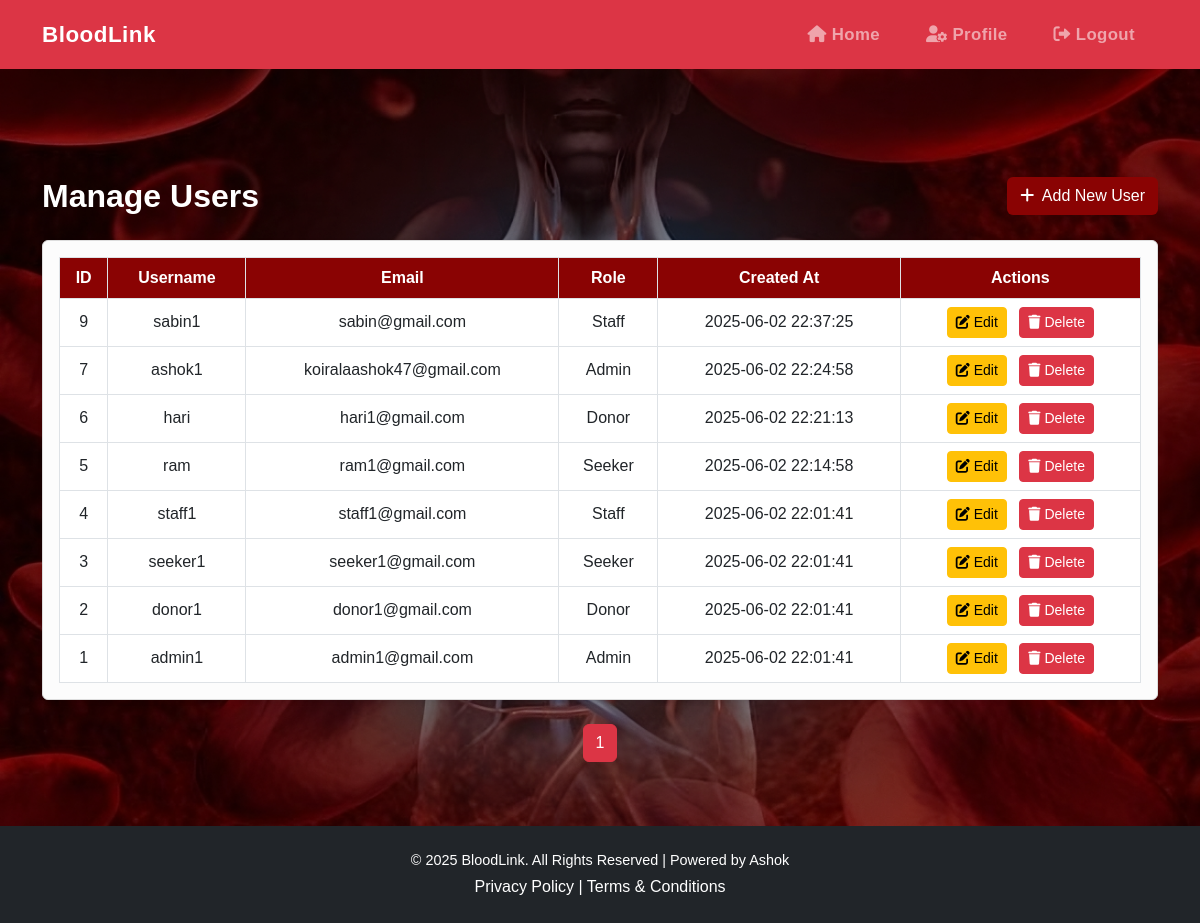
Page /BloodManagementSystem/users/list_user.php (signed in) on the committed database.
### tables this page shows
CREATE TABLE `users` (
  `id` int(11) NOT NULL AUTO_INCREMENT,
  `username` varchar(100) NOT NULL,
  `email` varchar(100) NOT NULL,
  `password` varchar(255) NOT NULL,
  `role` enum('donor','seeker','admin','staff') NOT NULL,
  `created_at` datetime DEFAULT current_timestamp(),
  PRIMARY KEY (`id`),
  UNIQUE KEY `username` (`username`),
  UNIQUE KEY `email` (`email`)
);

### BloodManagementSystem/users/list_user.php (the view, shortened to what this page needs)
<?php
include('../includes/db.php');
$limit = 10;
$page = isset($_GET['page']) && is_numeric($_GET['page']) ? (int) $_GET['page'] : 1;
$offset = ($page - 1) * $limit;
$total_result = mysqli_query($conn, "SELECT COUNT(*) as total FROM users");
$total_rows = mysqli_fetch_assoc($total_result)['total'];
$total_pages = ceil($total_rows / $limit);
$result = mysqli_query($conn, "SELECT * FROM users ORDER BY id DESC LIMIT $limit OFFSET $offset");
?>
<!DOCTYPE html>
<html lang="en">
<head>
  <link href="https://cdn.jsdelivr.net/npm/bootstrap@5.3.0/dist/css/bootstrap.min.css" rel="stylesheet">
  <link href="https://cdnjs.cloudflare.com/ajax/libs/font-awesome/6.0.0/css/all.min.css" rel="stylesheet">
  <link href="../style.css" rel="stylesheet">
</head>
<body>
<div class="main-content">
<nav class="navbar navbar-expand-lg navbar-dark bg-danger">
  <div class="container">
    <a class="navbar-brand" href="../dashboard/admindash.php">BloodLink</a>
    <div class="collapse navbar-collapse custom-collapse justify-content-end" id="navbarNav">
      <ul class="navbar-nav">
        <li class="nav-item"><a class="nav-link" href="../dashboard/admindash.php"><i class="fas fa-home"></i> Home</a></li>
        <li class="nav-item"><a class="nav-link" href="../admin/admin_profile.php"><i class="fas fa-user-cog"></i> Profile</a></li>
        <li class="nav-item"><a class="nav-link" href="../logout.php"><i class="fas fa-sign-out-alt"></i> Logout</a></li>
      </ul>
    </div>
  </div>
</nav>
<div class="request-wrapper">
  <div class="container py-5">
    <div class="d-flex justify-content-between align-items-center mb-4 flex-wrap gap-2">
      <h2 class="fw-bold text-white mb-0">Manage Users</h2>
      <a href="create_user.php" class="btn text-white" style="background-color:#8a0303;"><i class="fas fa-plus me-1"></i> Add New User</a>
    </div>
    <div class="card shadow-sm rounded">
      <div class="card-body">
        <div class="table-responsive">
          <table class="table table-bordered table-hover align-middle text-center mb-0">
            <thead>
              <tr>
                <th>ID</th>
                <th>Username</th>
                <th>Email</th>
                <th>Role</th>
                <th>Created At</th>
                <th>Actions</th>
              </tr>
            </thead>
            <tbody>
              <?php while($row = mysqli_fetch_assoc($result)) { ?>
                <tr>
                  <td><?= $row['id'] ?></td>
                  <td><?= htmlspecialchars($row['username']) ?></td>
                  <td><?= htmlspecialchars($row['email']) ?></td>
                  <td><?= htmlspecialchars(ucfirst($row['role'])) ?></td>
                  <td><?= htmlspecialchars($row['created_at']) ?></td>
                  <td>
                    <a href="update_user.php?id=<?= $row['id'] ?>" class="btn btn-sm btn-warning me-2">
                      <i class="fas fa-edit"></i> Edit
                    </a>
                    <a href="delete_user.php?id=<?= $row['id'] ?>" class="btn btn-sm btn-danger" onclick="return confirm('Delete this user?')">
                      <i class="fas fa-trash"></i> Delete
                    </a>
                  </td>
                </tr>
              <?php } ?>
            </tbody>
          </table>
        </div>
      </div>
    </div>
    <nav aria-label="User list pagination" class="mt-4">
      <ul class="pagination justify-content-center">
        <?php for ($i = 1; $i <= $total_pages; $i++): ?>
          <li class="page-item <?= $i == $page ? 'active' : '' ?>">
            <a class="page-link <?= $i == $page ? 'bg-danger border-danger text-white' : 'text-danger' ?>" href="?page=<?= $i ?>"><?= $i ?></a>
          </li>
        <?php endfor; ?>
      </ul>
    </nav>
  </div>
</div>
<footer class="bg-dark text-white text-center py-4 mt-auto">
  <div class="container">
    <p class="mb-1">&copy; <?= date('Y') ?> BloodLink. All Rights Reserved | Powered by Ashok</p>
    <a href="#" class="text-white">Privacy Policy</a> |
    <a href="#" class="text-white">Terms & Conditions</a>
  </div>
</footer>
</div>
</body>
</html>

### BloodManagementSystem/style.css (style rules this page uses)
body { font-family: 'Arial', sans-serif; color: #070603; }
@media (min-width: 992px) { .navbar-nav .nav-link { margin: 0 15px; font-weight: 600; font-size: 1.05rem; letter-spacing: 0.4px; transition: color 0.3s ease; } }
.navbar { padding-top: 0.8rem; padding-bottom: 0.8rem; }
.navbar-brand { font-weight: 700; font-size: 1.4rem; letter-spacing: 0.5px; }
footer { background-color: #070603; }
footer p { font-size: 0.9rem; }
footer a { color: #B79455; text-decoration: none; }

### BloodManagementSystem/users/list_user.php (style rules this page uses)
html, body { height: 100%; }
.main-content { min-height: 100vh; display: flex; flex-direction: column; }
.table th { background-color: #8a0303; color: #fff; }
.card { border: 1px solid #ddd; background-color: #fcfcfc; }
.request-wrapper { background: url('../images/savelife3.jpeg') no-repeat center center; background-size: cover; flex-grow: 1; position: relative; z-index: 0; padding-top: 60px; }
.request-wrapper::before { content: ""; position: absolute; inset: 0; background: rgba(0, 0, 0, 0.4); z-index: 1; }
.request-wrapper .container { position: relative; z-index: 2; }

### rows in the picture
users: id "9", username "sabin1", email "sabin@gmail.com", role "Staff", created_at "2025-06-02 22:37:25"
users: id "7", username "ashok1", email "koiralaashok47@gmail.com", role "Admin", created_at "2025-06-02 22:24:58"
users: id "6", username "hari", email "hari1@gmail.com", role "Donor", created_at "2025-06-02 22:21:13"
users: id "5", username "ram", email "ram1@gmail.com", role "Seeker", created_at "2025-06-02 22:14:58"
users: id "4", username "staff1", email "staff1@gmail.com", role "Staff", created_at "2025-06-02 22:01:41"
users: id "3", username "seeker1", email "seeker1@gmail.com", role "Seeker", created_at "2025-06-02 22:01:41"
users: id "2", username "donor1", email "donor1@gmail.com", role "Donor", created_at "2025-06-02 22:01:41"
users: id "1", username "admin1", email "admin1@gmail.com", role "Admin", created_at "2025-06-02 22:01:41"
